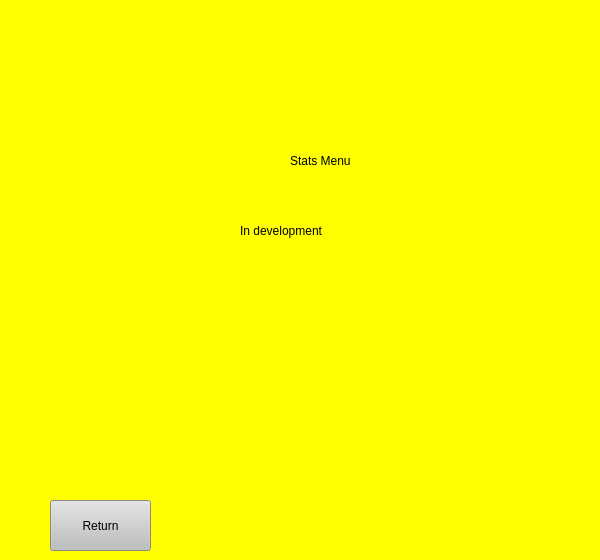
    <widget class="QWidget" name="Stats_Menu_Page">
     <property name="styleSheet">
      <string notr="true">background-color: rgb(255, 255, 0);</string>
     </property>
     <widget class="QLabel" name="label_20">
      <property name="geometry">
       <rect>
        <x>240</x>
        <y>210</y>
        <width>351</width>
        <height>41</height>
       </rect>
      </property>
      <property name="styleSheet">
       <string notr="true">font: 900 30pt &quot;Segoe UI&quot;;
color: rgb(0, 0, 0);
background-color: rgb(255, 255, 0);</string>
      </property>
      <property name="text">
       <string>In development</string>
      </property>
     </widget>
     <widget class="QLabel" name="label_19">
      <property name="geometry">
       <rect>
        <x>290</x>
        <y>140</y>
        <width>261</width>
        <height>41</height>
       </rect>
      </property>
      <property name="styleSheet">
       <string notr="true">font: 900 30pt &quot;Segoe UI&quot;;
color: rgb(0, 0, 0);
background-color: rgb(255, 255, 0);</string>
      </property>
      <property name="text">
       <string>Stats Menu</string>
      </property>
     </widget>
     <widget class="QPushButton" name="pushButton_33">
      <property name="geometry">
       <rect>
        <x>50</x>
        <y>500</y>
        <width>101</width>
        <height>51</height>
       </rect>
      </property>
      <property name="styleSheet">
       <string notr="true">background-color: rgb(190, 190, 190);
color: rgb(0, 0, 0);
font: 900 12pt &quot;Segoe UI&quot;;</string>
      </property>
      <property name="text">
       <string>Return</string>
      </property>
     </widget>
    </widget>
